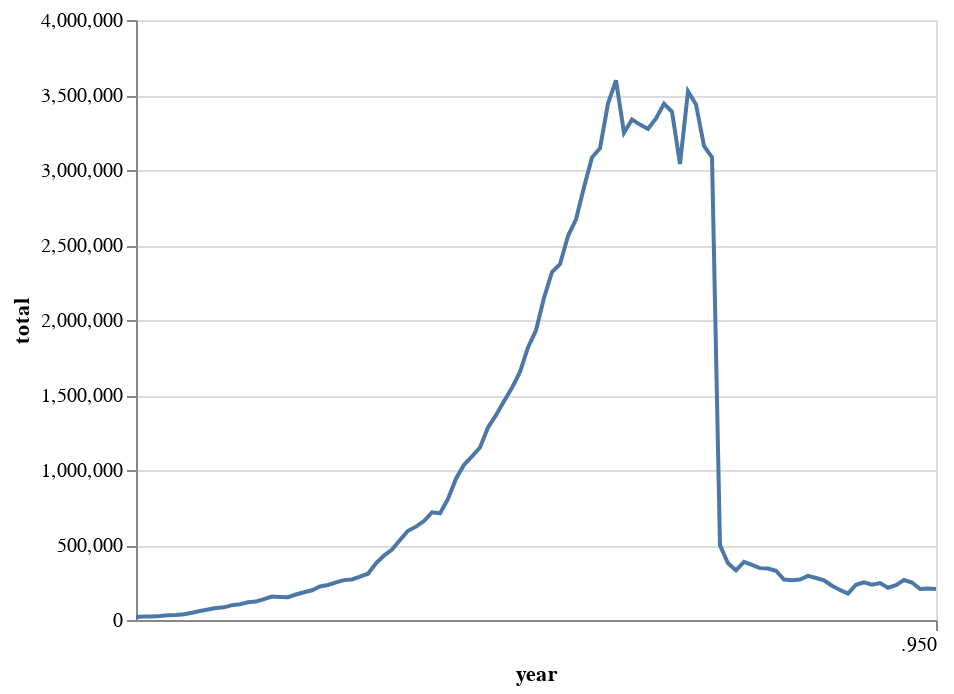

The notebook cell saved with this chart:
### Code cell
alt.Chart(df.reset_index()).mark_line().encode(x=alt.X('index:T',title='year'),y='total')

### Figure 1 — Vega-Lite specification as saved in the notebook (floating-point values rounded to 4 significant figures)
{"config": {"view": {"continuousWidth": 400, "continuousHeight": 300}}, "data": {"name": "data-ffc170eda522f2d4f4c5d68377fc4ec1"}, "mark": "line", "encoding": {"x": {"type": "temporal", "field": "index", "title": "year"}, "y": {"type": "quantitative", "field": "total"}}, "$schema": "https://vega.github.io/schema/vega-lite/v4.8.1.json", "datasets": {"data-ffc170eda522f2d4f4c5d68377fc4ec1": [{"level_0": 0, "index": 1850, "ads_count": 8841, "photos_count": 22, "maps_count": 5, "illustrations_count": 671, "comics_count": 9, "cartoons_count": 0, "headlines_count": 11243, "total": 20791}, {"level_0": 1, "index": 1851, "ads_count": 10065, "photos_count": 20, "maps_count": 6, "illustrations_count": 457, "comics_count": 7, "cartoons_count": 0, "headlines_count": 12262, "total": 22817}, {"level_0": 2, "index": 1852, "ads_count": 8764, "photos_count": 22, "maps_count": 10, "illustrations_count": 671, "comics_count": 10, "cartoons_count": 8, "headlines_count": 13524, "total": 23009}, {"level_0": 3, "index": 1853, "ads_count": 11517, "photos_count": 45, "maps_count": 5, "illustrations_count": 1106, "comics_count": 88, "cartoons_count": 1, "headlines_count": 13224, "total": 25986}, {"level_0": 4, "index": 1854, "ads_count": 15050, "photos_count": 221, "maps_count": 15, "illustrations_count": 732, "comics_count": 11, "cartoons_count": 3, "headlines_count": 15282, "total": 31314}, {"level_0": 5, "index": 1855, "ads_count": 15845, "photos_count": 17, "maps_count": 50, "illustrations_count": 816, "comics_count": 23, "cartoons_count": 10, "headlines_count": 16070, "total": 32831}, {"level_0": 6, "index": 1856, "ads_count": 19853, "photos_count": 49, "maps_count": 95, "illustrations_count": 755, "comics_count": 35, "cartoons_count": 11, "headlines_count": 16984, "total": 37782}, {"level_0": 7, "index": 1857, "ads_count": 30093, "photos_count": 74, "maps_count": 191, "illustrations_count": 843, "comics_count": 94, "cartoons_count": 1, "headlines_count": 16820, "total": 48116}, {"level_0": 8, "index": 1858, "ads_count": 38155, "photos_count": 39, "maps_count": 124, "illustrations_count": 786, "comics_count": 83, "cartoons_count": 3, "headlines_count": 20622, "total": 59812}, {"level_0": 9, "index": 1859, "ads_count": 49701, "photos_count": 28, "maps_count": 147, "illustrations_count": 1054, "comics_count": 51, "cartoons_count": 1, "headlines_count": 19131, "total": 70113}, {"level_0": 10, "index": 1860, "ads_count": 56541, "photos_count": 88, "maps_count": 14, "illustrations_count": 1188, "comics_count": 78, "cartoons_count": 9, "headlines_count": 21700, "total": 79618}, {"level_0": 11, "index": 1861, "ads_count": 59050, "photos_count": 27, "maps_count": 182, "illustrations_count": 999, "comics_count": 94, "cartoons_count": 4, "headlines_count": 24264, "total": 84620}, {"level_0": 12, "index": 1862, "ads_count": 72454, "photos_count": 27, "maps_count": 339, "illustrations_count": 812, "comics_count": 93, "cartoons_count": 7, "headlines_count": 25322, "total": 99054}, {"level_0": 13, "index": 1863, "ads_count": 79514, "photos_count": 11, "maps_count": 237, "illustrations_count": 692, "comics_count": 73, "cartoons_count": 3, "headlines_count": 24285, "total": 104815}, {"level_0": 14, "index": 1864, "ads_count": 93839, "photos_count": 24, "maps_count": 168, "illustrations_count": 640, "comics_count": 76, "cartoons_count": 26, "headlines_count": 23335, "total": 118108}, {"level_0": 15, "index": 1865, "ads_count": 97795, "photos_count": 45, "maps_count": 140, "illustrations_count": 755, "comics_count": 43, "cartoons_count": 1, "headlines_count": 23940, "total": 122719}, {"level_0": 16, "index": 1866, "ads_count": 109370, "photos_count": 34, "maps_count": 68, "illustrations_count": 846, "comics_count": 213, "cartoons_count": 7, "headlines_count": 29151, "total": 139689}, {"level_0": 17, "index": 1867, "ads_count": 125651, "photos_count": 77, "maps_count": 70, "illustrations_count": 718, "comics_count": 149, "cartoons_count": 10, "headlines_count": 29676, "total": 156351}, {"level_0": 18, "index": 1868, "ads_count": 123806, "photos_count": 48, "maps_count": 54, "illustrations_count": 775, "comics_count": 49, "cartoons_count": 2, "headlines_count": 29226, "total": 153960}, {"level_0": 19, "index": 1869, "ads_count": 120424, "photos_count": 43, "maps_count": 56, "illustrations_count": 1203, "comics_count": 45, "cartoons_count": 7, "headlines_count": 30458, "total": 152236}, {"level_0": 20, "index": 1870, "ads_count": 133718, "photos_count": 53, "maps_count": 276, "illustrations_count": 901, "comics_count": 41, "cartoons_count": 16, "headlines_count": 35037, "total": 170042}, {"level_0": 21, "index": 1871, "ads_count": 144870, "photos_count": 61, "maps_count": 60, "illustrations_count": 725, "comics_count": 65, "cartoons_count": 19, "headlines_count": 39459, "total": 185259}, {"level_0": 22, "index": 1872, "ads_count": 155391, "photos_count": 48, "maps_count": 80, "illustrations_count": 1199, "comics_count": 40, "cartoons_count": 14, "headlines_count": 41410, "total": 198182}, {"level_0": 23, "index": 1873, "ads_count": 177231, "photos_count": 70, "maps_count": 96, "illustrations_count": 1113, "comics_count": 55, "cartoons_count": 11, "headlines_count": 45137, "total": 223713}, {"level_0": 24, "index": 1874, "ads_count": 184526, "photos_count": 66, "maps_count": 68, "illustrations_count": 866, "comics_count": 66, "cartoons_count": 24, "headlines_count": 48107, "total": 233723}, {"level_0": 25, "index": 1875, "ads_count": 198604, "photos_count": 68, "maps_count": 150, "illustrations_count": 806, "comics_count": 74, "cartoons_count": 52, "headlines_count": 50555, "total": 250309}, {"level_0": 26, "index": 1876, "ads_count": 210471, "photos_count": 145, "maps_count": 140, "illustrations_count": 564, "comics_count": 113, "cartoons_count": 40, "headlines_count": 54351, "total": 265824}, {"level_0": 27, "index": 1877, "ads_count": 212114, "photos_count": 40, "maps_count": 193, "illustrations_count": 540, "comics_count": 52, "cartoons_count": 39, "headlines_count": 57436, "total": 270414}, {"level_0": 28, "index": 1878, "ads_count": 230425, "photos_count": 95, "maps_count": 78, "illustrations_count": 666, "comics_count": 62, "cartoons_count": 27, "headlines_count": 58023, "total": 289376}, {"level_0": 29, "index": 1879, "ads_count": 246794, "photos_count": 71, "maps_count": 336, "illustrations_count": 932, "comics_count": 43, "cartoons_count": 23, "headlines_count": 60432, "total": 308631}, {"level_0": 30, "index": 1880, "ads_count": 319624, "photos_count": 88, "maps_count": 1043, "illustrations_count": 857, "comics_count": 61, "cartoons_count": 47, "headlines_count": 56542, "total": 378262}, {"level_0": 31, "index": 1881, "ads_count": 358231, "photos_count": 124, "maps_count": 2207, "illustrations_count": 883, "comics_count": 87, "cartoons_count": 24, "headlines_count": 68211, "total": 429767}, {"level_0": 32, "index": 1882, "ads_count": 392921, "photos_count": 164, "maps_count": 2143, "illustrations_count": 943, "comics_count": 199, "cartoons_count": 24, "headlines_count": 73195, "total": 469589}, {"level_0": 33, "index": 1883, "ads_count": 438993, "photos_count": 105, "maps_count": 769, "illustrations_count": 935, "comics_count": 258, "cartoons_count": 19, "headlines_count": 92497, "total": 533576}, {"level_0": 34, "index": 1884, "ads_count": 484455, "photos_count": 240, "maps_count": 798, "illustrations_count": 1398, "comics_count": 327, "cartoons_count": 70, "headlines_count": 107482, "total": 594770}, {"level_0": 35, "index": 1885, "ads_count": 496337, "photos_count": 366, "maps_count": 672, "illustrations_count": 2919, "comics_count": 287, "cartoons_count": 106, "headlines_count": 121623, "total": 622310}, {"level_0": 36, "index": 1886, "ads_count": 522961, "photos_count": 538, "maps_count": 549, "illustrations_count": 4734, "comics_count": 306, "cartoons_count": 201, "headlines_count": 130590, "total": 659879}, {"level_0": 37, "index": 1887, "ads_count": 564042, "photos_count": 610, "maps_count": 1003, "illustrations_count": 6524, "comics_count": 462, "cartoons_count": 287, "headlines_count": 144878, "total": 717806}, {"level_0": 38, "index": 1888, "ads_count": 542323, "photos_count": 522, "maps_count": 708, "illustrations_count": 7860, "comics_count": 700, "cartoons_count": 294, "headlines_count": 158644, "total": 711051}, {"level_0": 39, "index": 1889, "ads_count": 591786, "photos_count": 1063, "maps_count": 737, "illustrations_count": 10183, "comics_count": 690, "cartoons_count": 369, "headlines_count": 202440, "total": 807268}, {"level_0": 40, "index": 1890, "ads_count": 674232, "photos_count": 1044, "maps_count": 691, "illustrations_count": 16272, "comics_count": 769, "cartoons_count": 893, "headlines_count": 248241, "total": 942142}, {"level_0": 41, "index": 1891, "ads_count": 752077, "photos_count": 622, "maps_count": 684, "illustrations_count": 18868, "comics_count": 1203, "cartoons_count": 667, "headlines_count": 260764, "total": 1034885}, {"level_0": 42, "index": 1892, "ads_count": 795852, "photos_count": 724, "maps_count": 762, "illustrations_count": 23073, "comics_count": 1707, "cartoons_count": 1293, "headlines_count": 267561, "total": 1090972}, {"level_0": 43, "index": 1893, "ads_count": 823381, "photos_count": 747, "maps_count": 866, "illustrations_count": 26512, "comics_count": 1664, "cartoons_count": 1638, "headlines_count": 295339, "total": 1150147}, {"level_0": 44, "index": 1894, "ads_count": 879720, "photos_count": 956, "maps_count": 826, "illustrations_count": 27121, "comics_count": 1821, "cartoons_count": 2441, "headlines_count": 370203, "total": 1283088}, {"level_0": 45, "index": 1895, "ads_count": 934866, "photos_count": 1147, "maps_count": 1211, "illustrations_count": 28651, "comics_count": 1867, "cartoons_count": 4984, "headlines_count": 392678, "total": 1365404}, {"level_0": 46, "index": 1896, "ads_count": 986298, "photos_count": 1327, "maps_count": 1624, "illustrations_count": 29793, "comics_count": 2162, "cartoons_count": 7363, "headlines_count": 428971, "total": 1457538}, {"level_0": 47, "index": 1897, "ads_count": 1030158, "photos_count": 2915, "maps_count": 1900, "illustrations_count": 27794, "comics_count": 1976, "cartoons_count": 7670, "headlines_count": 476154, "total": 1548567}, {"level_0": 48, "index": 1898, "ads_count": 1082998, "photos_count": 3866, "maps_count": 2499, "illustrations_count": 26080, "comics_count": 2287, "cartoons_count": 7980, "headlines_count": 527993, "total": 1653703}, {"level_0": 49, "index": 1899, "ads_count": 1209689, "photos_count": 6708, "maps_count": 2099, "illustrations_count": 23364, "comics_count": 3157, "cartoons_count": 6555, "headlines_count": 565338, "total": 1816910}, {"level_0": 50, "index": 1900, "ads_count": 1289438, "photos_count": 13237, "maps_count": 1707, "illustrations_count": 22524, "comics_count": 2435, "cartoons_count": 6306, "headlines_count": 595622, "total": 1931269}, {"level_0": 51, "index": 1901, "ads_count": 1401206, "photos_count": 18331, "maps_count": 1842, "illustrations_count": 22804, "comics_count": 2031, "cartoons_count": 5117, "headlines_count": 696643, "total": 2147974}, {"level_0": 52, "index": 1902, "ads_count": 1519952, "photos_count": 28496, "maps_count": 3248, "illustrations_count": 20925, "comics_count": 2610, "cartoons_count": 4738, "headlines_count": 740237, "total": 2320206}, {"level_0": 53, "index": 1903, "ads_count": 1584211, "photos_count": 29087, "maps_count": 3051, "illustrations_count": 19392, "comics_count": 2859, "cartoons_count": 4203, "headlines_count": 728579, "total": 2371382}, {"level_0": 54, "index": 1904, "ads_count": 1712962, "photos_count": 33685, "maps_count": 3756, "illustrations_count": 21338, "comics_count": 4100, "cartoons_count": 5539, "headlines_count": 778385, "total": 2559765}, {"level_0": 55, "index": 1905, "ads_count": 1793453, "photos_count": 35191, "maps_count": 3246, "illustrations_count": 19380, "comics_count": 4778, "cartoons_count": 5151, "headlines_count": 809799, "total": 2670998}, {"level_0": 56, "index": 1906, "ads_count": 1899633, "photos_count": 39572, "maps_count": 3831, "illustrations_count": 21260, "comics_count": 5498, "cartoons_count": 5506, "headlines_count": 910185, "total": 2885485}, {"level_0": 57, "index": 1907, "ads_count": 1957338, "photos_count": 40015, "maps_count": 3010, "illustrations_count": 21640, "comics_count": 5715, "cartoons_count": 7525, "headlines_count": 1048576, "total": 3083819}, {"level_0": 58, "index": 1908, "ads_count": 1943361, "photos_count": 47037, "maps_count": 3133, "illustrations_count": 20801, "comics_count": 6382, "cartoons_count": 7582, "headlines_count": 1117076, "total": 3145372}, {"level_0": 59, "index": 1909, "ads_count": 2112711, "photos_count": 61613, "maps_count": 3781, "illustrations_count": 20975, "comics_count": 5995, "cartoons_count": 6856, "headlines_count": 1231155, "total": 3443086}, {"level_0": 60, "index": 1910, "ads_count": 2127305, "photos_count": 72052, "maps_count": 4979, "illustrations_count": 22260, "comics_count": 8532, "cartoons_count": 6135, "headlines_count": 1356307, "total": 3597570}, {"level_0": 61, "index": 1911, "ads_count": 1908615, "photos_count": 62458, "maps_count": 5537, "illustrations_count": 20009, "comics_count": 12378, "cartoons_count": 5357, "headlines_count": 1234047, "total": 3248401}, {"level_0": 62, "index": 1912, "ads_count": 1919356, "photos_count": 71952, "maps_count": 6289, "illustrations_count": 21621, "comics_count": 16562, "cartoons_count": 7040, "headlines_count": 1293963, "total": 3336783}, {"level_0": 63, "index": 1913, "ads_count": 1882438, "photos_count": 72725, "maps_count": 5552, "illustrations_count": 22368, "comics_count": 18165, "cartoons_count": 5942, "headlines_count": 1295342, "total": 3302532}, {"level_0": 64, "index": 1914, "ads_count": 1854173, "photos_count": 85775, "maps_count": 6419, "illustrations_count": 20347, "comics_count": 18502, "cartoons_count": 5714, "headlines_count": 1282302, "total": 3273232}, {"level_0": 65, "index": 1915, "ads_count": 1850791, "photos_count": 88506, "maps_count": 6583, "illustrations_count": 18752, "comics_count": 21256, "cartoons_count": 6103, "headlines_count": 1352170, "total": 3344161}, {"level_0": 66, "index": 1916, "ads_count": 1907178, "photos_count": 84357, "maps_count": 6467, "illustrations_count": 18017, "comics_count": 23111, "cartoons_count": 7121, "headlines_count": 1395572, "total": 3441823}, {"level_0": 67, "index": 1917, "ads_count": 1826797, "photos_count": 76007, "maps_count": 6363, "illustrations_count": 16963, "comics_count": 27377, "cartoons_count": 6923, "headlines_count": 1427877, "total": 3388307}, {"level_0": 68, "index": 1918, "ads_count": 1635611, "photos_count": 66558, "maps_count": 8327, "illustrations_count": 14807, "comics_count": 28835, "cartoons_count": 7800, "headlines_count": 1278066, "total": 3040004}, {"level_0": 69, "index": 1919, "ads_count": 2042296, "photos_count": 68112, "maps_count": 7443, "illustrations_count": 15756, "comics_count": 35215, "cartoons_count": 6488, "headlines_count": 1349570, "total": 3524880}, {"level_0": 70, "index": 1920, "ads_count": 2083600, "photos_count": 63352, "maps_count": 4744, "illustrations_count": 13935, "comics_count": 32152, "cartoons_count": 4570, "headlines_count": 1234580, "total": 3436933}, {"level_0": 71, "index": 1921, "ads_count": 1819839, "photos_count": 66844, "maps_count": 4214, "illustrations_count": 13968, "comics_count": 36133, "cartoons_count": 4507, "headlines_count": 1215423, "total": 3160928}, {"level_0": 72, "index": 1922, "ads_count": 1717825, "photos_count": 69148, "maps_count": 4248, "illustrations_count": 16898, "comics_count": 41861, "cartoons_count": 5282, "headlines_count": 1229495, "total": 3084757}, {"level_0": 73, "index": 1923, "ads_count": 280844, "photos_count": 10810, "maps_count": 1331, "illustrations_count": 3295, "comics_count": 8210, "cartoons_count": 1123, "headlines_count": 192262, "total": 497875}, {"level_0": 74, "index": 1924, "ads_count": 207798, "photos_count": 10708, "maps_count": 1443, "illustrations_count": 2435, "comics_count": 7067, "cartoons_count": 1115, "headlines_count": 147431, "total": 377997}, {"level_0": 75, "index": 1925, "ads_count": 188782, "photos_count": 8820, "maps_count": 2507, "illustrations_count": 1847, "comics_count": 5494, "cartoons_count": 923, "headlines_count": 122699, "total": 331072}, {"level_0": 76, "index": 1926, "ads_count": 222379, "photos_count": 8275, "maps_count": 2309, "illustrations_count": 2185, "comics_count": 4972, "cartoons_count": 1004, "headlines_count": 146168, "total": 387292}, {"level_0": 77, "index": 1927, "ads_count": 207094, "photos_count": 9588, "maps_count": 2457, "illustrations_count": 2038, "comics_count": 5487, "cartoons_count": 1121, "headlines_count": 139600, "total": 367385}, {"level_0": 78, "index": 1928, "ads_count": 190495, "photos_count": 10790, "maps_count": 2692, "illustrations_count": 1884, "comics_count": 5231, "cartoons_count": 964, "headlines_count": 133668, "total": 345724}, {"level_0": 79, "index": 1929, "ads_count": 180890, "photos_count": 9143, "maps_count": 3205, "illustrations_count": 1690, "comics_count": 5477, "cartoons_count": 1108, "headlines_count": 141303, "total": 342816}, {"level_0": 80, "index": 1930, "ads_count": 168690, "photos_count": 9329, "maps_count": 3348, "illustrations_count": 1926, "comics_count": 4954, "cartoons_count": 1119, "headlines_count": 138863, "total": 328229}, {"level_0": 81, "index": 1931, "ads_count": 148371, "photos_count": 9342, "maps_count": 2165, "illustrations_count": 1917, "comics_count": 3540, "cartoons_count": 1106, "headlines_count": 103108, "total": 269549}, {"level_0": 82, "index": 1932, "ads_count": 144573, "photos_count": 10361, "maps_count": 1989, "illustrations_count": 1595, "comics_count": 3947, "cartoons_count": 1119, "headlines_count": 101894, "total": 265478}, {"level_0": 83, "index": 1933, "ads_count": 137535, "photos_count": 10193, "maps_count": 2537, "illustrations_count": 1439, "comics_count": 4567, "cartoons_count": 1071, "headlines_count": 111938, "total": 269280}, {"level_0": 84, "index": 1934, "ads_count": 151567, "photos_count": 14245, "maps_count": 2460, "illustrations_count": 1897, "comics_count": 5117, "cartoons_count": 1236, "headlines_count": 117502, "total": 294024}, {"level_0": 85, "index": 1935, "ads_count": 152443, "photos_count": 12832, "maps_count": 2690, "illustrations_count": 1844, "comics_count": 4930, "cartoons_count": 1224, "headlines_count": 104197, "total": 280160}, {"level_0": 86, "index": 1936, "ads_count": 153228, "photos_count": 10166, "maps_count": 2296, "illustrations_count": 1418, "comics_count": 5645, "cartoons_count": 1035, "headlines_count": 91274, "total": 265062}, {"level_0": 87, "index": 1937, "ads_count": 132860, "photos_count": 5792, "maps_count": 3050, "illustrations_count": 916, "comics_count": 7190, "cartoons_count": 642, "headlines_count": 77887, "total": 228337}, {"level_0": 88, "index": 1938, "ads_count": 122037, "photos_count": 4742, "maps_count": 2730, "illustrations_count": 689, "comics_count": 4187, "cartoons_count": 408, "headlines_count": 65340, "total": 200133}, {"level_0": 89, "index": 1939, "ads_count": 121615, "photos_count": 3979, "maps_count": 2231, "illustrations_count": 462, "comics_count": 3712, "cartoons_count": 251, "headlines_count": 43299, "total": 175549}, {"level_0": 90, "index": 1940, "ads_count": 148098, "photos_count": 5639, "maps_count": 2907, "illustrations_count": 920, "comics_count": 7314, "cartoons_count": 809, "headlines_count": 69463, "total": 235150}, {"level_0": 91, "index": 1941, "ads_count": 145949, "photos_count": 7625, "maps_count": 2311, "illustrations_count": 1164, "comics_count": 7015, "cartoons_count": 770, "headlines_count": 85792, "total": 250626}, {"level_0": 92, "index": 1942, "ads_count": 141284, "photos_count": 6805, "maps_count": 2480, "illustrations_count": 1075, "comics_count": 6109, "cartoons_count": 778, "headlines_count": 77347, "total": 235878}, {"level_0": 93, "index": 1943, "ads_count": 157317, "photos_count": 6315, "maps_count": 2594, "illustrations_count": 1367, "comics_count": 5542, "cartoons_count": 939, "headlines_count": 72309, "total": 246383}, {"level_0": 94, "index": 1944, "ads_count": 138345, "photos_count": 6206, "maps_count": 2561, "illustrations_count": 1168, "comics_count": 3863, "cartoons_count": 912, "headlines_count": 62205, "total": 215260}, {"level_0": 95, "index": 1945, "ads_count": 155673, "photos_count": 6096, "maps_count": 2075, "illustrations_count": 1144, "comics_count": 3152, "cartoons_count": 848, "headlines_count": 63201, "total": 232189}, {"level_0": 96, "index": 1946, "ads_count": 185139, "photos_count": 5945, "maps_count": 1857, "illustrations_count": 1053, "comics_count": 3280, "cartoons_count": 861, "headlines_count": 68275, "total": 266410}, {"level_0": 97, "index": 1947, "ads_count": 181223, "photos_count": 4188, "maps_count": 1750, "illustrations_count": 1115, "comics_count": 3630, "cartoons_count": 797, "headlines_count": 57018, "total": 249721}, {"level_0": 98, "index": 1948, "ads_count": 152987, "photos_count": 4282, "maps_count": 1359, "illustrations_count": 1154, "comics_count": 3031, "cartoons_count": 624, "headlines_count": 43432, "total": 206869}, {"level_0": 99, "index": 1949, "ads_count": 154510, "photos_count": 6015, "maps_count": 1888, "illustrations_count": 1280, "comics_count": 3356, "cartoons_count": 634, "headlines_count": 42904, "total": 210587}, {"level_0": 100, "index": 1950, "ads_count": 154961, "photos_count": 5630, "maps_count": 1952, "illustrations_count": 1223, "comics_count": 3893, "cartoons_count": 704, "headlines_count": 37854, "total": 206217}]}}
